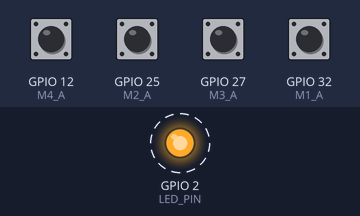
Simulated run of this sketch. Board: ESP32. Parts: output pins drawn as LEDs (lit = HIGH). Dashed ring = blinking. Inputs (shaded band) come from the test bench; at power-on: GPIO 12 (M4_A), GPIO 25 (M2_A), GPIO 27 (M3_A), GPIO 32 (M1_A) HIGH. What the sketch prints to the serial monitor is not drawn.

Above: at 1.47 s.
Timing chart, 0 to 4.0 s (numbered marks = the images above):
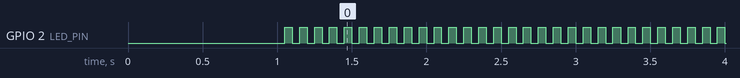

Measured:
- by itself, GPIO 2 (LED_PIN): alternates HIGH for 0.05 s and LOW for 0.05 s

The sketch:

esp32_encoder_acquisition.ino
```cpp
#include <Arduino.h>

// ======================================================
// ESP32 - Lecture 4 encodeurs quadrature + USB série
// Robot Mecanum - GA25-370 DC 6V 280 RPM
// Format envoyé :
// rpm_M1,rpm_M2,rpm_M3,rpm_M4,ticks_M1,ticks_M2,ticks_M3,ticks_M4
// ======================================================

#define SERIAL_BAUD 115200
#define SAMPLE_PERIOD_MS 50

// Calibration validée après correction des RPM
#define TICKS_PER_REV 468.0f

#define RPM_ALPHA 0.30f
#define LED_PIN 2

// -------------------- GPIO ENCODEURS ------------------
// M1
#define M1_A 32
#define M1_B 33

// M2
#define M2_A 25
#define M2_B 26

// M3
#define M3_A 27
#define M3_B 14

// M4
#define M4_A 12
#define M4_B 13

// -------------------- SIGNES ENCODEURS ----------------
// Correction pour que rpm_meas ait le même signe que rpm_ref
#define SIGN_M1 -1.0f
#define SIGN_M2  1.0f
#define SIGN_M3 -1.0f
#define SIGN_M4  1.0f

volatile long ticks_m1 = 0;
volatile long ticks_m2 = 0;
volatile long ticks_m3 = 0;
volatile long ticks_m4 = 0;

long last_ticks_m1 = 0;
long last_ticks_m2 = 0;
long last_ticks_m3 = 0;
long last_ticks_m4 = 0;

float rpm_m1 = 0.0f;
float rpm_m2 = 0.0f;
float rpm_m3 = 0.0f;
float rpm_m4 = 0.0f;

unsigned long last_sample_ms = 0;

// -------------------- ISR ENCODEURS -------------------

void IRAM_ATTR isr_m1() {
  bool a = digitalRead(M1_A);
  bool b = digitalRead(M1_B);
  if (a == b) ticks_m1++;
  else        ticks_m1--;
}

void IRAM_ATTR isr_m2() {
  bool a = digitalRead(M2_A);
  bool b = digitalRead(M2_B);
  if (a == b) ticks_m2++;
  else        ticks_m2--;
}

void IRAM_ATTR isr_m3() {
  bool a = digitalRead(M3_A);
  bool b = digitalRead(M3_B);
  if (a == b) ticks_m3++;
  else        ticks_m3--;
}

void IRAM_ATTR isr_m4() {
  bool a = digitalRead(M4_A);
  bool b = digitalRead(M4_B);
  if (a == b) ticks_m4++;
  else        ticks_m4--;
}

// -------------------- OUTILS --------------------------

float computeRPM(long delta_ticks, float dt_s) {
  if (dt_s <= 0.0f) return 0.0f;
  return ((float)delta_ticks / TICKS_PER_REV) * (60.0f / dt_s);
}

void setupEncoderPins() {
  pinMode(M1_A, INPUT_PULLUP);
  pinMode(M1_B, INPUT_PULLUP);

  pinMode(M2_A, INPUT_PULLUP);
  pinMode(M2_B, INPUT_PULLUP);

  pinMode(M3_A, INPUT_PULLUP);
  pinMode(M3_B, INPUT_PULLUP);

  pinMode(M4_A, INPUT_PULLUP);
  pinMode(M4_B, INPUT_PULLUP);

  attachInterrupt(digitalPinToInterrupt(M1_A), isr_m1, CHANGE);
  attachInterrupt(digitalPinToInterrupt(M2_A), isr_m2, CHANGE);
  attachInterrupt(digitalPinToInterrupt(M3_A), isr_m3, CHANGE);
  attachInterrupt(digitalPinToInterrupt(M4_A), isr_m4, CHANGE);
}

// -------------------- SETUP ---------------------------

void setup() {
  Serial.begin(SERIAL_BAUD);
  delay(1000);

  pinMode(LED_PIN, OUTPUT);
  digitalWrite(LED_PIN, LOW);

  setupEncoderPins();

  last_sample_ms = millis();

  Serial.println("ESP32_ENCODER_READER_READY");
  Serial.println("Motor: GA25-370 DC 6V 280RPM");
  Serial.println("TICKS_PER_REV=468.0");
  Serial.println("format:rpm_M1,rpm_M2,rpm_M3,rpm_M4,ticks_M1,ticks_M2,ticks_M3,ticks_M4");
}

// -------------------- LOOP ----------------------------

void loop() {
  unsigned long now_ms = millis();

  if (now_ms - last_sample_ms >= SAMPLE_PERIOD_MS) {
    float dt_s = (now_ms - last_sample_ms) / 1000.0f;
    last_sample_ms = now_ms;

    noInterrupts();
    long current_m1 = ticks_m1;
    long current_m2 = ticks_m2;
    long current_m3 = ticks_m3;
    long current_m4 = ticks_m4;
    interrupts();

    long delta_m1 = current_m1 - last_ticks_m1;
    long delta_m2 = current_m2 - last_ticks_m2;
    long delta_m3 = current_m3 - last_ticks_m3;
    long delta_m4 = current_m4 - last_ticks_m4;

    last_ticks_m1 = current_m1;
    last_ticks_m2 = current_m2;
    last_ticks_m3 = current_m3;
    last_ticks_m4 = current_m4;

    float raw_rpm_m1 = SIGN_M1 * computeRPM(delta_m1, dt_s);
    float raw_rpm_m2 = SIGN_M2 * computeRPM(delta_m2, dt_s);
    float raw_rpm_m3 = SIGN_M3 * computeRPM(delta_m3, dt_s);
    float raw_rpm_m4 = SIGN_M4 * computeRPM(delta_m4, dt_s);

    rpm_m1 = (1.0f - RPM_ALPHA) * rpm_m1 + RPM_ALPHA * raw_rpm_m1;
    rpm_m2 = (1.0f - RPM_ALPHA) * rpm_m2 + RPM_ALPHA * raw_rpm_m2;
    rpm_m3 = (1.0f - RPM_ALPHA) * rpm_m3 + RPM_ALPHA * raw_rpm_m3;
    rpm_m4 = (1.0f - RPM_ALPHA) * rpm_m4 + RPM_ALPHA * raw_rpm_m4;

    digitalWrite(LED_PIN, !digitalRead(LED_PIN));

    Serial.print(rpm_m1, 2); Serial.print(",");
    Serial.print(rpm_m2, 2); Serial.print(",");
    Serial.print(rpm_m3, 2); Serial.print(",");
    Serial.print(rpm_m4, 2); Serial.print(",");

    Serial.print(current_m1); Serial.print(",");
    Serial.print(current_m2); Serial.print(",");
    Serial.print(current_m3); Serial.print(",");
    Serial.println(current_m4);
  }
}
```
